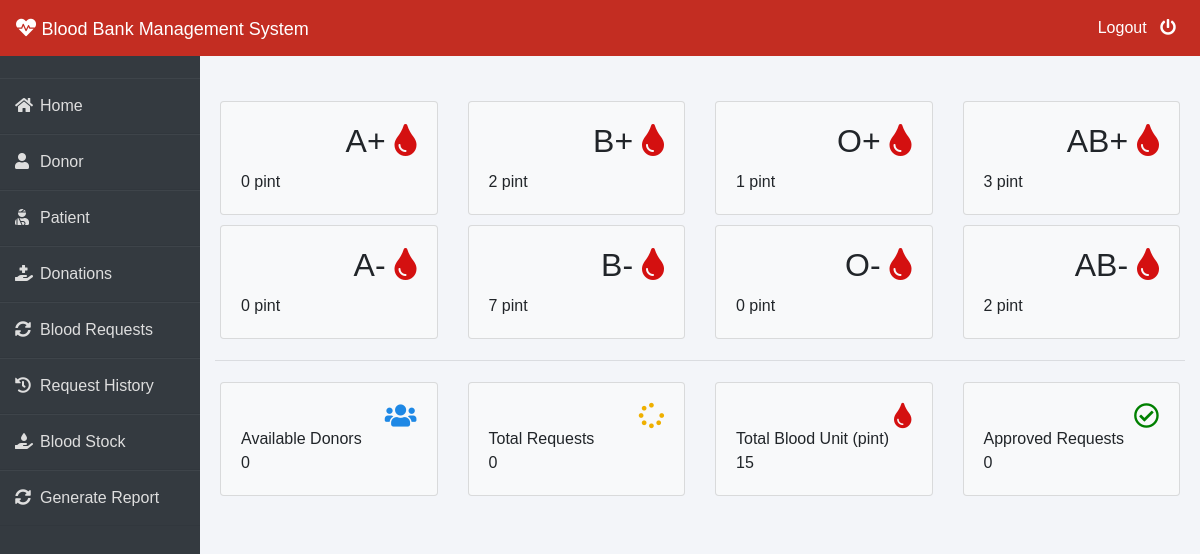
Before: /admin-dashboard (signed in) with the older database file.
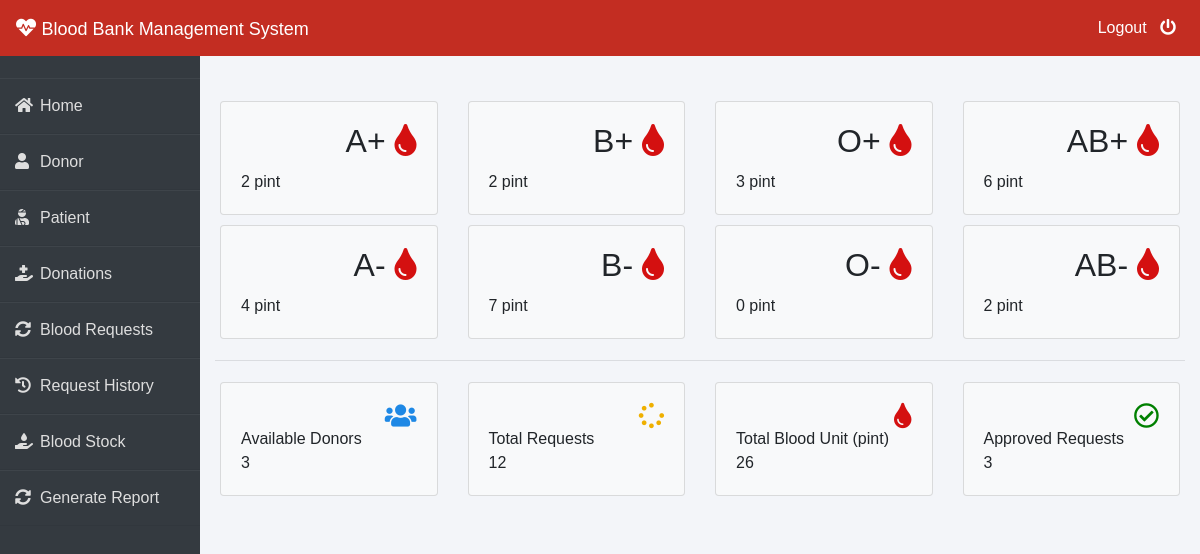
After: the same page with the newer database file.
### blood/models.py (models this page shows, shortened)
class Stock(models.Model):
    bloodgroup=models.CharField(max_length=10)
    unit=models.PositiveIntegerField(default=0)

### blood/views.py (the view)
# urls.py: path('admin-dashboard', views.admin_dashboard_view,name='admin-dashboard'),
@login_required(login_url='adminlogin')
def admin_dashboard_view(request):
    totalunit=models.Stock.objects.aggregate(Sum('unit'))
    dict={
        'A1':models.Stock.objects.get(bloodgroup="A+"),
        'A2':models.Stock.objects.get(bloodgroup="A-"),
        'B1':models.Stock.objects.get(bloodgroup="B+"),
        'B2':models.Stock.objects.get(bloodgroup="B-"),
        'AB1':models.Stock.objects.get(bloodgroup="AB+"),
        'AB2':models.Stock.objects.get(bloodgroup="AB-"),
        'O1':models.Stock.objects.get(bloodgroup="O+"),
        'O2':models.Stock.objects.get(bloodgroup="O-"),
        'totaldonors':dmodels.Donor.objects.all().count(),
        'totalbloodunit':totalunit['unit__sum'],
        'totalrequest':models.BloodRequest.objects.all().count(),
        'totalapprovedrequest':models.BloodRequest.objects.all().filter(status='Approved').count()
    }
    return render(request,'blood/admin_dashboard.html',context=dict)

### templates/blood/admin_dashboard.html (shortened to what the changed rows need)
{% extends 'blood/adminbase.html' %}
{% block content %}
<br><br>
<div class="container">
    <div class="row">
        <div class="col-sm-3">
          <div class="card bg-light">
            <div class="card-body">
                <div class="blood">
                    <h2>A+ <i class="fas fa-tint" ></i></h2>
                </div><br><br>
                <div>
                    {{A1.unit}} pint
                </div>
            </div>
          </div>
        </div>
        <div class="col-sm-3">
            <div class="card bg-light">
                <div class="card-body">
                    <div class="blood">
                        <h2>B+ <i class="fas fa-tint"></i></h2>
                    </div><br><br>
                </div>
              </div>
        </div>
        <div class="col-sm-3">
            <div class="card bg-light">
                <div class="card-body">
                    <div class="blood">
                        <h2>O+ <i class="fas fa-tint"></i></h2>
                    </div><br><br>
                    <div>
                      {{O1.unit}} pint
                    </div>
                </div>
              </div>
          </div>
          <div class="col-sm-3">
            <div class="card bg-light">
                <div class="card-body">
                    <div class="blood">
                        <h2>AB+ <i class="fas fa-tint"></i></h2>
                    </div><br><br>
                    <div>
                      {{AB1.unit}} pint
                    </div>
                </div>
              </div>
          </div>
      </div>
      <div class="row">
        <div class="col-sm-3">
          <div class="card bg-light">
            <div class="card-body">
                <div class="blood">
                    <h2>A- <i class="fas fa-tint"></i></h2>
                </div><br><br>
                <div>
                  {{A2.unit}} pint
                </div>
            </div>
          </div>
        </div>
        <div class="col-sm-3">
            <div class="card bg-light">
                <div class="card-body">
                    <div class="blood">
                        <h2>B- <i class="fas fa-tint"></i></h2>
                    </div><br><br>
                </div>
              </div>
        </div>
        <div class="col-sm-3">
            <div class="card bg-light">
                <div class="card-body">
                    <div class="blood">
                        <h2>O- <i class="fas fa-tint"></i></h2>
                    </div><br><br>
                </div>
              </div>
          </div>
          <div class="col-sm-3">
            <div class="card bg-light">
                <div class="card-body">
                    <div class="blood">
                        <h2>AB- <i class="fas fa-tint"></i></h2>
                    </div><br><br>
                </div>
              </div>
          </div>
      </div>
    <div class="row">
      <div class="col-sm-3">
        <div class="card bg-light">
          <div class="card-body">
              <div class="blood">
                  <i class="fas fa-users" style="color: #1e88e5;"></i>
              </div><br>
              <div>
                  Available Donors <br>
                  {{totaldonors}}
              </div>
          </div>
        </div>
      </div>
      <div class="col-sm-3">
          <div class="card bg-light">
              <div class="card-body">
                  <div class="blood">
                      <i class="fas fa-spinner" style="color:#efb000;"></i>
                  </div><br>
                  <div>
                      Total Requests <br>
                     {{totalrequest}}
                  </div>
              </div>
            </div>
      </div>
        <div class="col-sm-3">
          <div class="card bg-light">
              <div class="card-body">
                  <div class="blood">
                      <i class="fas fa-tint xyz" style="color:#d41010;"></i>
                  </div><br>
                  <div>
                      Total Blood Unit (pint) <br>
                      {{totalbloodunit}}
                  </div>
              </div>
            </div>
        </div>
        <div class="col-sm-3">
            <div class="card bg-light">
                <div class="card-body">
                    <div class="blood">
                        <i class="far fa-check-circle" style="color:green;"></i>
                    </div><br>
                    <div>
                        Approved Requests <br>
                        {{totalapprovedrequest}}
                    </div>
                </div>
              </div>
          </div>
    </div>
</div>
{% endblock content %}

Changed rows visible on the page:
changed Stock (number 1 of 8 on the later page): unit "0" → "2"
changed Stock (number 3 of 8 on the later page): unit "1" → "3"
changed Stock (number 4 of 8 on the later page): unit "3" → "6"
changed Stock (number 5 of 8 on the later page): unit "0" → "4"
Other visible differences:
{{ totaldonors }}: "0" → "3"
{{ totalrequest }}: "0" → "12"
{{ totalbloodunit }}: "15" → "26"
{{ totalapprovedrequest }}: "0" → "3"
